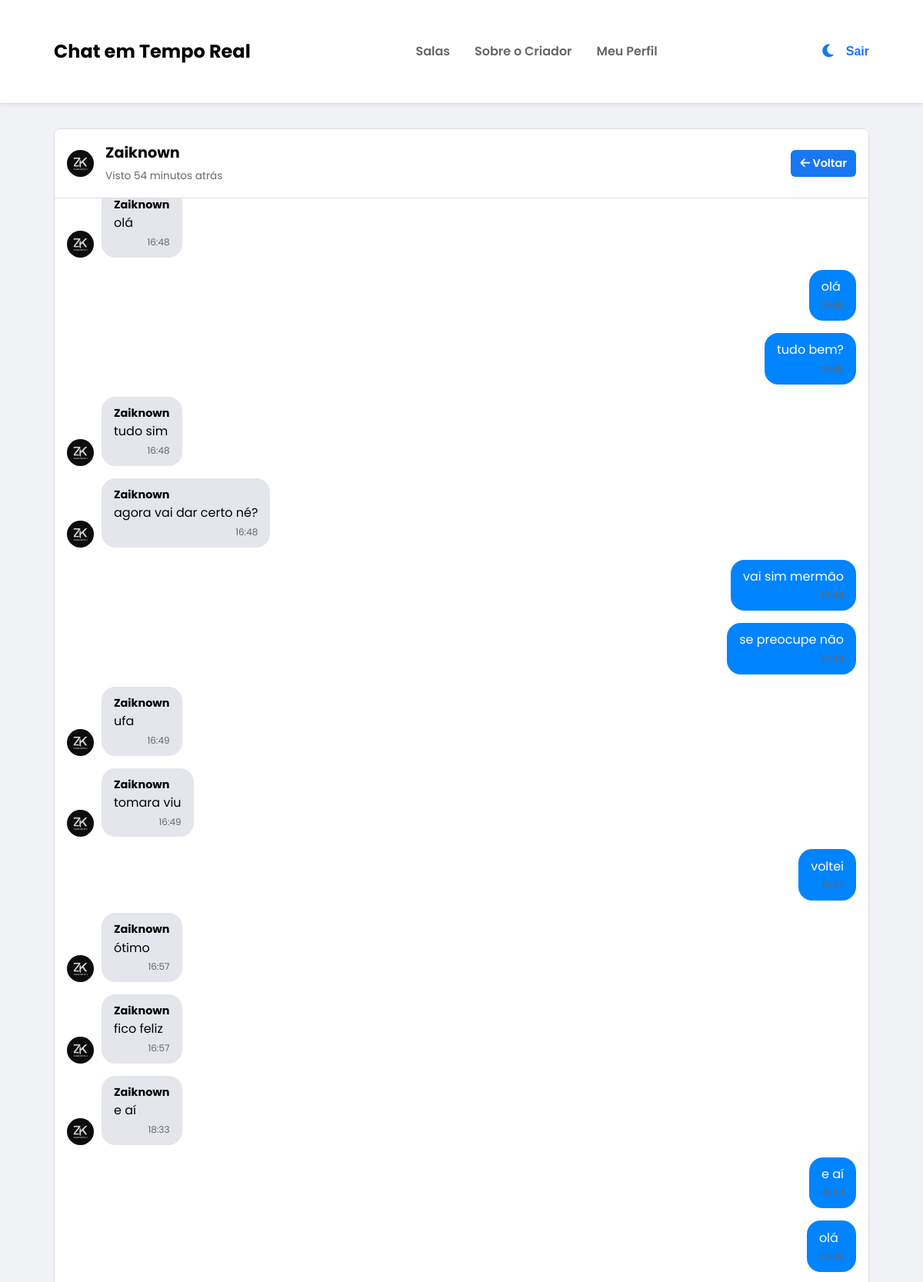
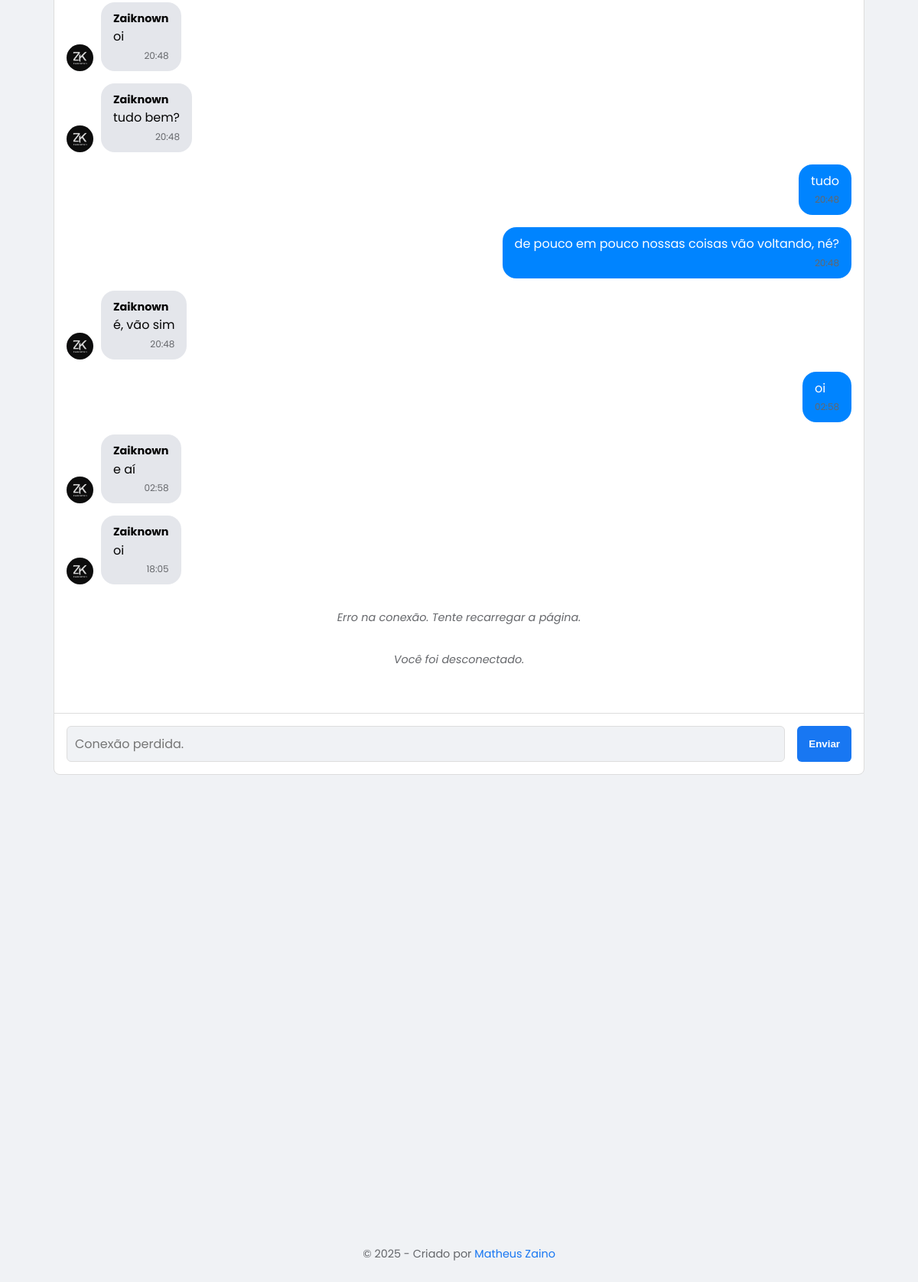
/chat/Zaiknown-testezainostela/ (signed in), run on the app's committed database (2 pictures, top to bottom).
### chat/models.py (models this page shows, shortened)
class Profile(models.Model):
    user = models.OneToOneField(User, on_delete=models.CASCADE)
    avatar = models.ImageField(default='avatars/default.jpg', upload_to='avatars')
    last_seen = models.DateTimeField(default=timezone.now)

class ChatMessage(models.Model):
    author = models.ForeignKey(User, on_delete=models.CASCADE, related_name='chat_messages')
    room_name = models.CharField(max_length=255)
    content = models.TextField()
    timestamp = models.DateTimeField(auto_now_add=True)
    deleted_by = models.ManyToManyField(User, related_name='deleted_messages', blank=True)
    is_deleted_for_everyone = models.BooleanField(default=False)
    deleted_by_admin = models.ForeignKey(User, on_delete=models.SET_NULL, null=True, blank=True, related_name='admin_deleted_messages')

### chat/views.py (the view, shortened to what this page needs)
# urls.py: path('<str:room_name>/', views.chat_room_view, name='chat-room'),
@login_required
def chat_room_view(request, room_name):
    is_dm = '-' in room_name
    other_user_profile = None
    room = None
    if is_dm:
        participants = room_name.split('-')
        if request.user.username not in participants:
            messages.error(request, "Você não tem permissão para entrar nesta conversa.")
            return redirect('index')
        other_username = participants[0] if participants[1] == request.user.username else participants[1]
        try:
            other_user_profile = Profile.objects.select_related('user').get(user__username=other_username)
        except Profile.DoesNotExist:
            messages.error(request, "Usuário da conversa não encontrado.")
            return redirect('index')
    else:
        try:
            room = ChatRoom.objects.get(name=room_name)
        except ChatRoom.DoesNotExist:
            messages.error(request, "A sala que você tentou acessar não existe.")
            return redirect('index')
    chat_messages_qs = ChatMessage.objects.filter(room_name=room_name).select_related('author__profile').exclude(deleted_by=request.user).order_by('timestamp')[:50]
    messages_list = []
    for message in chat_messages_qs:
        messages_list.append({
            'id': message.id,
            'author_username': message.author.username,
            'content': message.content,
            'timestamp': message.timestamp.strftime('%H:%M'),
            'avatar_url': message.author.profile.avatar.url,
            'is_sent_by_user': message.author == request.user,
        })
    display_name = "Chat Privado" if is_dm else room_name
    context = {
        'room_name': room_name,
        'display_name': display_name,
        'chat_messages': messages_list,
        'is_dm': is_dm,
        'other_user_profile': other_user_profile,
        'room': room,
        'is_admin': room.creator == request.user or request.user in room.admins.all() if room else False
    }
    return render(request, 'chat_room.html', context)

### templates/chat_room.html (shortened to what this page needs)
{% extends 'base.html' %}
{% load static %}
{% block content %}
<div class="chat-page-container {% if is_dm %}dm-container{% endif %}">
    <div class="chat-container">
        <div class="chat-header">
            {% if is_dm and other_user_profile %}
                <div class="dm-header-info">
                    <img src="{{ other_user_profile.avatar.url }}" class="chat-avatar">
                    <div>
                        <h2 class="dm-username">{{ other_user_profile.user.username }}</h2>
                        <small id="user-last-seen" class="user-status">{{ other_user_profile.is_online|yesno:"Online,Visto " }}{% if not other_user_profile.is_online %}{{ other_user_profile.last_seen|timesince }} atrás{% endif %}</small>
                    </div>
                </div>
            {% else %}
                <h2><span style="color: var(--accent);">{{ display_name }}</span></h2>
            {% endif %}
            <a href="{% url 'index' %}" class="btn" style="padding: 6px 12px; font-size: 0.9rem;">
                <i class="fas fa-arrow-left"></i> Voltar
            </a>
        </div>
        <div class="chat-log" id="chat-log">
            {% for message in chat_messages %}
                <div class="chat-message {% if message.is_sent_by_user %}sent{% else %}received{% endif %}" data-message-id="{{ message.id }}">
                    {% if not message.is_sent_by_user %}
                        <img class="chat-avatar" src="{{ message.avatar_url }}" alt="{{ message.author_username }}">
                    {% endif %}
                    <div class="message-bubble">
                        {% if not message.is_sent_by_user %}
                            <div class="message-author">{{ message.author_username }}</div>
                        {% endif %}
                        <div class="message-content">{{ message.content }}</div>
                        <div class="message-timestamp">{{ message.timestamp }}</div>
                    </div>
                </div>
            {% endfor %}
        </div>
        <div id="typing-indicator" class="typing-indicator"></div>
        <div class="chat-input-area">
            <input id="chat-message-input" type="text" class="form-control" placeholder="Digite sua mensagem...">
            <button id="chat-message-submit" class="btn">Enviar</button>
        </div>
    </div>
</div>
{% endblock %}

### static/css/main.css (style rules this page uses)
:root { --bg-main: #f0f2f5; --bg-card: #ffffff; --primary-accent: #1877f2; --text-main: #050505; --text-secondary: #65676b; --border-color: #ddd; --sent-bubble-bg: #0084ff; --sent-bubble-text: white; --received-bubble-bg: #e4e6eb; }
* { margin: 0; padding: 0; box-sizing: border-box; }
html { height: 100%; }
body { font-family: 'Poppins', sans-serif; background-color: var(--bg-main); color: var(--text-main); line-height: 1.6; display: grid; grid-template-rows: auto 1fr auto; min-height: 100vh; transition: background-color 0.3s ease, color 0.3s ease; }
.btn { background-color: var(--primary-accent); color: white; padding: 8px 15px; border-radius: 6px; text-decoration: none; border: none; cursor: pointer; font-weight: 600; transition: background-color 0.3s ease; }
.form-control { width: 100%; padding: 10px; border: 1px solid var(--border-color); border-radius: 6px; font-size: 1rem; font-family: 'Poppins', sans-serif; background-color: var(--bg-main); color: var(--text-main); }
.chat-page-container { display: flex; gap: 1.5rem; }
.user-status { color: var(--text-secondary); font-size: 0.75rem; margin-left: auto; }
.chat-container { flex: 3; display: flex; flex-direction: column; height: 75vh; background-color: var(--bg-card); border-radius: 8px; border: 1px solid var(--border-color); }
.chat-log { flex-grow: 1; padding: 1rem; overflow-y: auto; display: flex; flex-direction: column; }
.chat-message { display: flex; align-items: flex-end; margin-bottom: 1rem; gap: 10px; max-width: 75%; }
.chat-avatar { width: 35px; height: 35px; border-radius: 50%; object-fit: cover; }
.message-bubble { padding: 0.7rem 1rem; border-radius: 18px; line-height: 1.4; }
.message-author { font-weight: bold; font-size: 0.9rem; color: var(--text-main); margin-bottom: 0.2rem; }
.message-content { word-wrap: break-word; }
.message-timestamp { font-size: 0.75rem; color: var(--text-secondary); text-align: right; margin-top: 5px; display: block; }
.chat-message.received { align-self: flex-start; }
.chat-message.received .message-bubble { background-color: var(--received-bubble-bg); color: var(--text-main); }
.chat-message.sent { align-self: flex-end; flex-direction: row-reverse; }
.chat-message.sent .message-bubble { background-color: var(--sent-bubble-bg); color: var(--sent-bubble-text); }
.typing-indicator { height: 25px; padding: 0 1rem; color: var(--text-secondary); font-style: italic; font-size: 0.9rem; }
.chat-input-area { display: flex; padding: 1rem; border-top: 1px solid var(--border-color); }
.chat-input-area input { flex-grow: 1; margin-right: 1rem; }
.chat-header { padding: 1rem; border-bottom: 1px solid var(--border-color); display: flex; justify-content: space-between; align-items: center; }
.dm-container .chat-container { flex: 1; }
.dm-header-info { display: flex; align-items: center; gap: 15px; }
.dm-username { margin: 0; font-size: 1.2rem; }
.chat-header .user-status { font-size: 0.85rem; color: var(--text-secondary); }

### data on the page
Profile: avatar (picture), user.username "Zaiknown", last_seen "54 minutos"
ChatMessage: content "olá"
ChatMessage: content "olá"
ChatMessage: content "tudo bem?"
ChatMessage: content "tudo sim"
ChatMessage: content "agora vai dar certo né?"
ChatMessage: content "vai sim mermão"
ChatMessage: content "se preocupe não"
ChatMessage: content "ufa"
ChatMessage: content "tomara viu"
ChatMessage: content "voltei"
ChatMessage: content "ótimo"
ChatMessage: content "fico feliz"
ChatMessage: content "e aí"
ChatMessage: content "e aí"
ChatMessage: content "olá"
ChatMessage: content "oi"
ChatMessage: content "tudo bem?"
ChatMessage: content "tudo"
ChatMessage: content "de pouco em pouco nossas coisas vão voltando, né?"
ChatMessage: content "é, vão sim"
ChatMessage: content "oi"
ChatMessage: content "e aí"
ChatMessage: content "oi"

### other printed values
{{ other_user_profile.is_online|yesno:"Online,Visto " }} "Visto"
{{ message.author_username }} "Zaiknown" "Zaiknown" "Zaiknown" "Zaiknown" "Zaiknown" "Zaiknown" "Zaiknown" "Zaiknown" "Zaiknown" "Zaiknown" "Zaiknown" "Zaiknown" "Zaiknown"
{{ message.timestamp }} "16:48" "16:48" "16:48" "16:49" "16:49" "16:57" "16:57" "18:33" "20:48" "20:48" "20:48" "02:58" "18:05"
